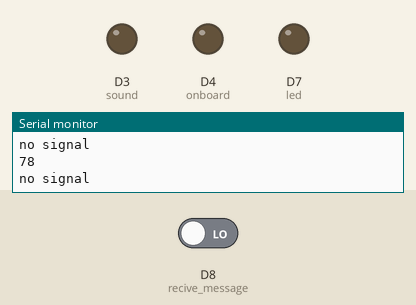
A sketch run on a simulated ESP8266 (NodeMCU). On the bench: output pins drawn as LEDs (lit = HIGH), the last lines printed to the serial monitor. Dashed ring = blinking. The test bench sets the inputs (shaded band); at power-on: D8 (recive_message) LOW.

Above: at 1.3 s.
1.4 s: D8 (recive_message) driven HIGH
At 1.67 s:
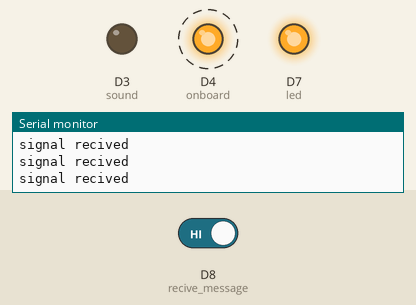
4.4 s: D8 (recive_message) driven LOW
At 4.9 s:
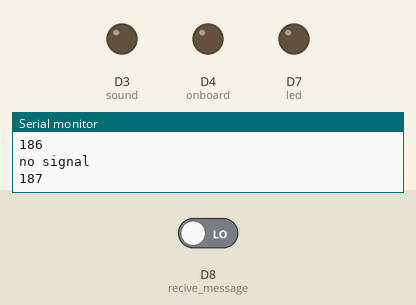
Timing chart, 0 to 7.4 s (numbered marks = the images above; inputs shaded):
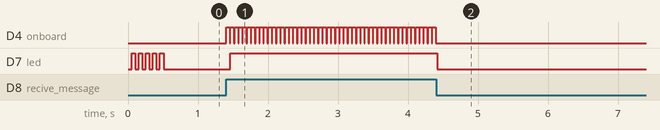

Measured:
- after the input at 1.4 s, D4 (onboard): alternates HIGH for 0.05 s and LOW for 0.01 s, starting at once; D7 (led): LOW → HIGH after 0.06 s
- after the input at 4.4 s, D4 (onboard): stops changing and stays LOW; D7 (led): HIGH → LOW at once
- by itself, D7 (led): alternates HIGH for 0.05 s and LOW for 0.05 s, 10 changes in all, then stays LOW

The sketch:

secsyspart2.ino
```cpp
//com7

/*
 * reciving information: digitalRead(recive_message) == HIGH/LOW
 */

//settings
int message_time = 150; //1000: 1 sec, should be the same as in secsyspart1 (+50)
int alarm_activasion = 3800; //100 = 1sek (should be the same as in secsyspart1 +10) 38 sec default || 3800 def.
int alarm_repeat = 600; //one rep one sec (600 = 10 min) 600 = default


int onboard = 2;

//variablen
int counter = 0;
int recive_message = D8;
int led = D7;
int sound = D3;

int led_status = 0;
boolean alarm_active = false;
int alarm_status = 0;

int alarm_counter = 0;

boolean firststart = true;
boolean test = false;

void setup() {
  Serial.begin(500000);

  pinMode(led, OUTPUT);
  pinMode(sound, OUTPUT);
  pinMode(onboard, OUTPUT);

  pinMode(recive_message, INPUT);
}

void loop() {
  if (firststart == true) {
    for (int i = 0; i < 5; i++) {
      delay(50);
      digitalWrite(led, HIGH);
      delay(50);
      digitalWrite(led, LOW);
    }

    firststart = false;
  }

  //led on message recive
  if (alarm_active == true) {
    digitalWrite(led, HIGH);
    if (alarm_status <= 0) {
      alarm_status++;
      delay(message_time);
    }
  } else {
    digitalWrite(led, LOW);
  }

  if (alarm_status >= 2) {
    alarm_active = false;
    alarm_status = 0;
    alarm_counter = 0;
  }

  //reciving part
  if (digitalRead(recive_message) == HIGH) {
    digitalWrite(onboard, HIGH);
    delay(50);
    digitalWrite(onboard, LOW);
    alarm_active = true;
    alarm_status++;
    Serial.println("signal recived");
  } else if (digitalRead(recive_message) == LOW) {
    if (alarm_status == 0) {
      Serial.println("no signal");
    } else {
      Serial.println("awaiting signal -> 3799");
      Serial.println(alarm_counter);
      Serial.println("----------");
    }
  }

  //counter
  if (counter >= 1000) {
    counter = 0;
  }

  if (counter == 0) {
    digitalWrite(led, HIGH);
  } else if (counter == 500) {
    digitalWrite(led, LOW);
  }

  if (alarm_status == 0) {
    Serial.println(counter);
  }
  counter++;

  //alarm counter
  if (alarm_active == true && alarm_active) {
    alarm_counter++;

    if (alarm_counter >= alarm_activasion) {

      Serial.println("main alarm is now active");
      digitalWrite(sound, HIGH);
      for (int i = 0; i < alarm_repeat; i++) {

        delay(250);
        digitalWrite(led, LOW);
        delay(250);
        digitalWrite(led, HIGH);
        Serial.println("ping");
        delay(250);
        digitalWrite(led, LOW);
        delay(250);
        digitalWrite(led, HIGH);
        Serial.println("pong");
      }
    }
  }

  //loop delay
  delay(10);
}
```
